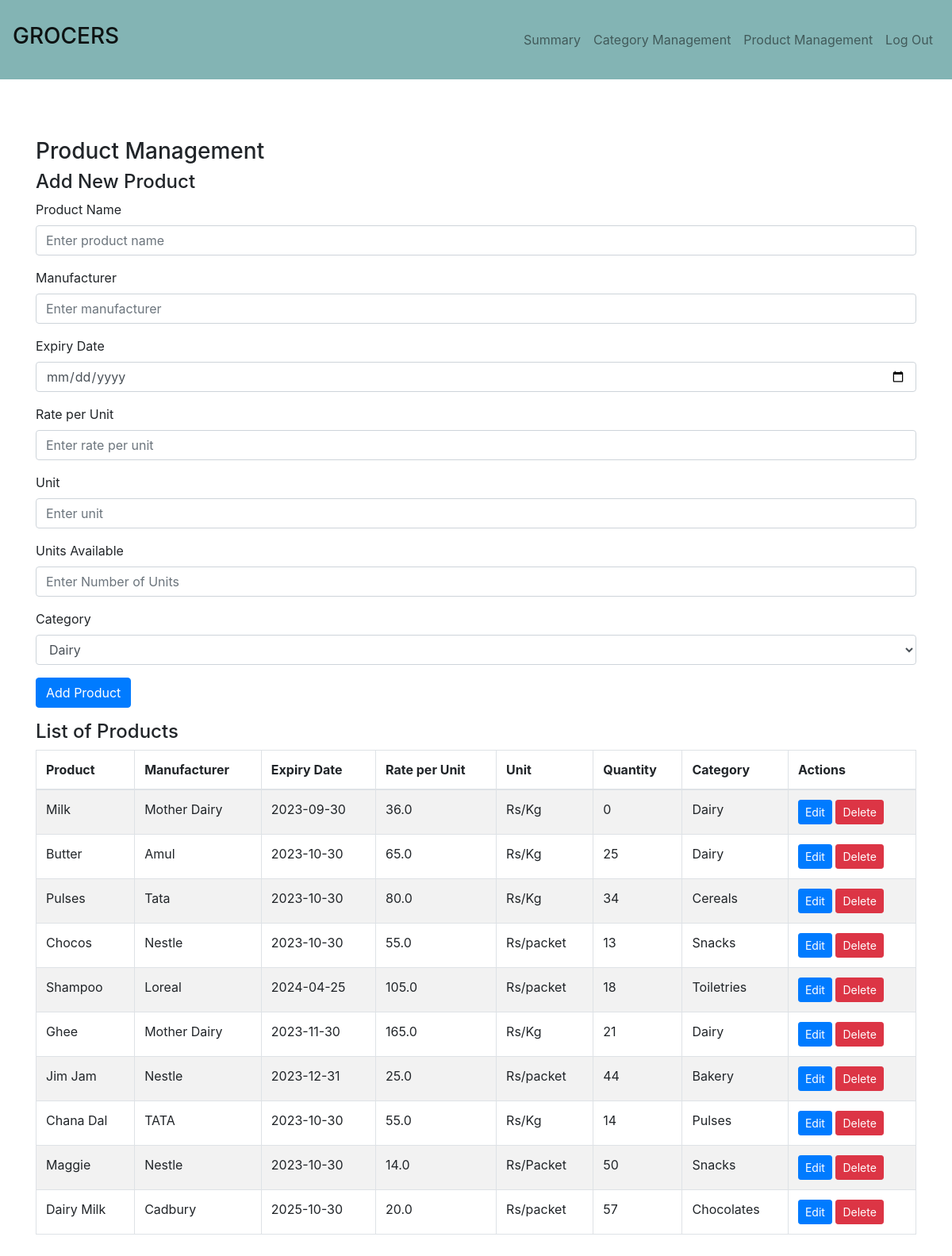
/product_management (signed in), run on the app's committed database.
### MAD1/models.py (models this page shows)
class Product(db.Model):
    id = db.Column(db.Integer, primary_key=True)
    name = db.Column(db.String(80), nullable=False)
    manufacturer = db.Column(db.String(80))
    expiry_date = db.Column(db.Date, nullable = False)
    rate_per_unit = db.Column(db.Float)
    unit = db.Column(db.String(10))  # e.g., 'Rs/Kg', 'Rs/Litre'
    units_available = db.Column(db.Integer, nullable = False, default=0)
    category_id = db.Column(db.Integer, db.ForeignKey('category.id'), nullable=False)
    created_at = db.Column(db.DateTime, default=datetime.utcnow)

class Category(db.Model):
    id = db.Column(db.Integer, primary_key=True)
    name = db.Column(db.String(80), unique=True, nullable=False)
    products = db.relationship('Product', backref='category', lazy=True)

### MAD1/routes.py (the view, shortened to what this page needs)
@app.route('/product_management', methods=['GET', 'POST'])
@login_required
def product_management():
    products = Product.query.all()
    categories = Category.query.all()
    form = ProductForm()
    form.category.choices = [(category.id, category.name) for category in categories]
    return render_template('product_management.html', form=form, products=products, categories=categories)

### MAD1/forms.py (shortened to what this page needs)
class ProductForm(FlaskForm):
    name = StringField("Product Name", validators=[DataRequired(), Length(min=2, max=100)])
    manufacturer = StringField("Manufacturer", validators=[DataRequired(), Length(min=2, max=100)])
    expiry_date = DateField("Expiry Date", validators=[DataRequired()])
    rate_per_unit = DecimalField("Rate per Unit", validators=[DataRequired()])
    unit = StringField("Unit", validators=[DataRequired(), Length(min=1, max=20)])
    units_available = IntegerField("Units Available")
    category = SelectField("Category", coerce=int, validators=[DataRequired()])
    submit = SubmitField("Add Product")

### MAD1/routes.py (called while the page is built)
@login_manager.user_loader
def load_user(user_id):
    return User.query.filter_by(id = int(user_id)).first()

### MAD1/templates/product_management.html (shortened to what this page needs)
{% extends "layout.html" %}
{% block content %}
<div class="container mt-4">
    <h3>Product Management</h3>
    <div class="mb-3">
        <h4>Add New Product</h4>
        <form method="POST" action="{{ url_for('product_management') }}">
            <div class="form-group">
                {{ form.name.label(for="productName") }}
                {{ form.name(class="form-control", id="productName", placeholder="Enter product name") }}
            </div>
            <div class="form-group">
                {{ form.manufacturer.label(for="manufacturer") }}
                {{ form.manufacturer(class="form-control", id="manufacturer", placeholder="Enter manufacturer") }}
            </div>
            <div class="form-group">
                {{ form.expiry_date.label(for="expiryDate") }}
                {{ form.expiry_date(class="form-control", id="expiryDate") }}
            </div>
            <div class="form-group">
                {{ form.rate_per_unit.label(for="ratePerUnit") }}
                {{ form.rate_per_unit(class="form-control", id="ratePerUnit", step="0.01", placeholder="Enter rate per unit") }}
            </div>
            <div class="form-group">
                {{ form.unit.label(for="unit") }}
                {{ form.unit(class="form-control", id="unit", placeholder="Enter unit") }}
            </div>
            <div class="form-group">
                {{ form.units_available.label(for="units_available") }}
                {{ form.units_available(class="form-control", id="units_available", step="1", placeholder="Enter Number of Units") }}
            </div>
            <div class="form-group">
                {{ form.category.label(for="category") }}
                <select class="form-control" id="category" name="category">
                    {% for cat in categories %}
                        <option value="{{ cat.id }}" {% if cat.id == form.category.data %}selected{% endif %}>{{ cat.name }}</option>
                    {% endfor %}
                </select>
            </div>
            <button type="submit" class="btn btn-primary">Add Product</button>
        </form>
    </div>
    <h4>List of Products</h4>
    <div class="table-responsive">
        <table class="table table-bordered table-striped">
            <thead>
                <tr>
                    <th>Product</th>
                    <th>Manufacturer</th>
                    <th>Expiry Date</th>
                    <th>Rate per Unit</th>
                    <th>Unit</th>
                    <th>Quantity</th>
                    <th>Category</th>
                    <th>Actions</th>
                </tr>
            </thead>
            <tbody>
                {% for product in products %}
                    <tr>
                        <td>{{ product.name }}</td>
                        <td>{{ product.manufacturer }}</td>
                        <td>{{ product.expiry_date }}</td>
                        <td>{{ product.rate_per_unit }}</td>
                        <td>{{ product.unit }}</td>
                        <td>{{ product.units_available }}</td>
                        <td>{{ product.category.name }}</td>
                        <td>
                            <a href="{{ url_for('edit_product', product_id=product.id) }}" class="btn btn-primary btn-sm">Edit</a>
                            <a href="{{ url_for('delete_product', product_id=product.id) }}" class="btn btn-danger btn-sm" onclick="return confirm('Are you sure you want to delete this product?');">Delete</a>
                        </td>
                    </tr>
                {% endfor %}
            </tbody>
        </table>
    </div>
</div>
 {% endblock content %}

### data on the page
Product: name "Milk", manufacturer "Mother Dairy", expiry_date "2023-09-30", rate_per_unit "36.0", unit "Rs/Kg", units_available "0", category.name "Dairy"
Product: name "Butter", manufacturer "Amul", expiry_date "2023-10-30", rate_per_unit "65.0", unit "Rs/Kg", units_available "25", category.name "Dairy"
Product: name "Pulses", manufacturer "Tata", expiry_date "2023-10-30", rate_per_unit "80.0", unit "Rs/Kg", units_available "34", category.name "Cereals"
Product: name "Chocos", manufacturer "Nestle", expiry_date "2023-10-30", rate_per_unit "55.0", unit "Rs/packet", units_available "13", category.name "Snacks"
Product: name "Shampoo", manufacturer "Loreal", expiry_date "2024-04-25", rate_per_unit "105.0", unit "Rs/packet", units_available "18", category.name "Toiletries"
Product: name "Ghee", manufacturer "Mother Dairy", expiry_date "2023-11-30", rate_per_unit "165.0", unit "Rs/Kg", units_available "21", category.name "Dairy"
Product: name "Jim Jam", manufacturer "Nestle", expiry_date "2023-12-31", rate_per_unit "25.0", unit "Rs/packet", units_available "44", category.name "Bakery"
Product: name "Chana Dal", manufacturer "TATA", expiry_date "2023-10-30", rate_per_unit "55.0", unit "Rs/Kg", units_available "14", category.name "Pulses"
Product: name "Maggie", manufacturer "Nestle", expiry_date "2023-10-30", rate_per_unit "14.0", unit "Rs/Packet", units_available "50", category.name "Snacks"
Product: name "Dairy Milk", manufacturer "Cadbury", expiry_date "2025-10-30", rate_per_unit "20.0", unit "Rs/packet", units_available "57", category.name "Chocolates"

### other printed values
form field category "Dairy"
